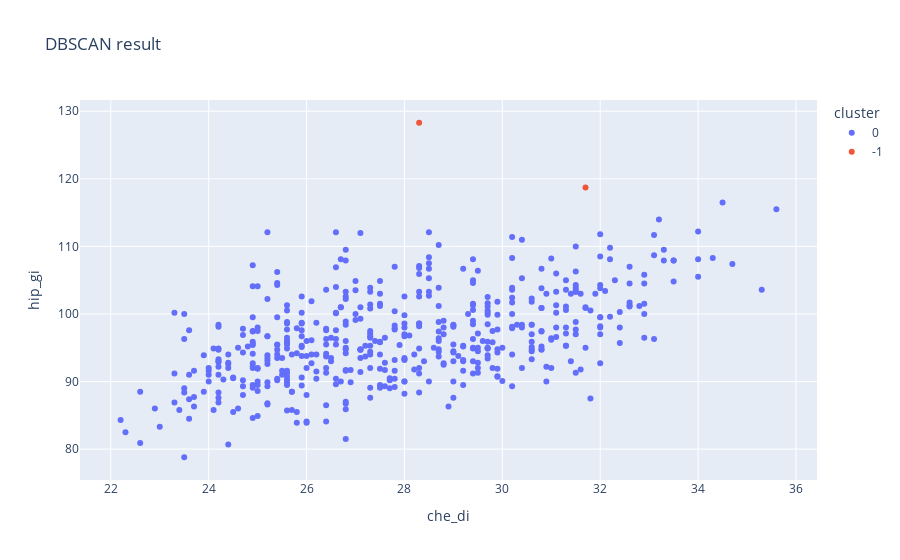

Notebook source saved alongside this figure:
### Code cell
# Plotting results
db_df = df[['che_di', 'hip_gi']]
db_df['cluster'] = np.char.mod('%s', model.labels_) # Better convert numbers array to list
fig = px.scatter(db_df, x='che_di', y='hip_gi', color='cluster',
                 title='DBSCAN result (Humans DF)')
fig.show()

### Figure 1 — Plotly figure (JSON) as saved in the notebook; plotly's stock layout.template omitted (floating-point values rounded to 4 significant figures; data arrays with more than 128 entries replaced by an {"elided": "..."} marker saying what was removed)
{"data": [{"hovertemplate": "cluster=0<br>che_di=%{x}<br>hip_gi=%{y}<extra></extra>", "legendgroup": "0", "marker": {"color": "#636efa", "symbol": "circle"}, "mode": "markers", "name": "0", "orientation": "v", "showlegend": true, "type": "scatter", "x": {"elided": "505 float values"}, "xaxis": "x", "y": {"elided": "505 float values"}, "yaxis": "y"}, {"hovertemplate": "cluster=-1<br>che_di=%{x}<br>hip_gi=%{y}<extra></extra>", "legendgroup": "-1", "marker": {"color": "#EF553B", "symbol": "circle"}, "mode": "markers", "name": "-1", "orientation": "v", "showlegend": true, "type": "scatter", "x": [31.7, 28.3], "xaxis": "x", "y": [118.7, 128.3], "yaxis": "y"}], "layout": {"legend": {"title": {"text": "cluster"}, "tracegroupgap": 0}, "title": {"text": "DBSCAN result"}, "xaxis": {"anchor": "y", "domain": [0, 1], "title": {"text": "che_di"}}, "yaxis": {"anchor": "x", "domain": [0, 1], "title": {"text": "hip_gi"}}}}
